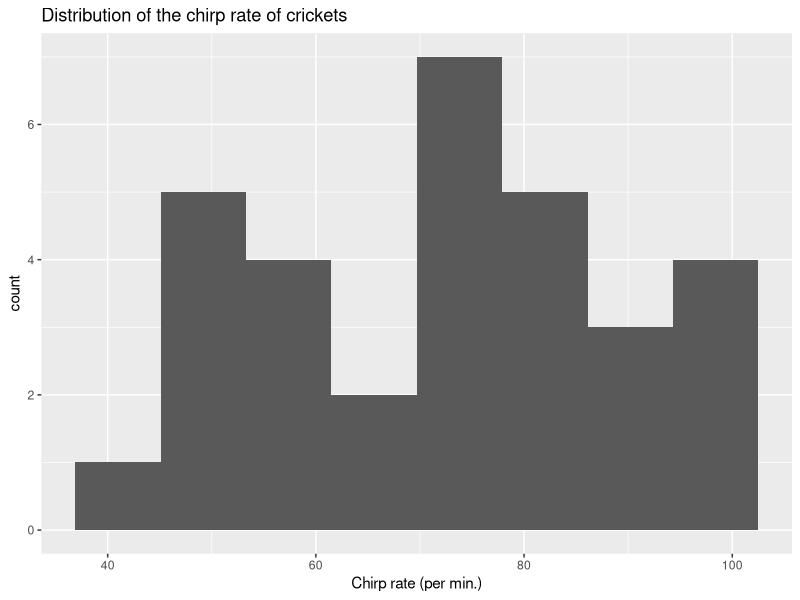
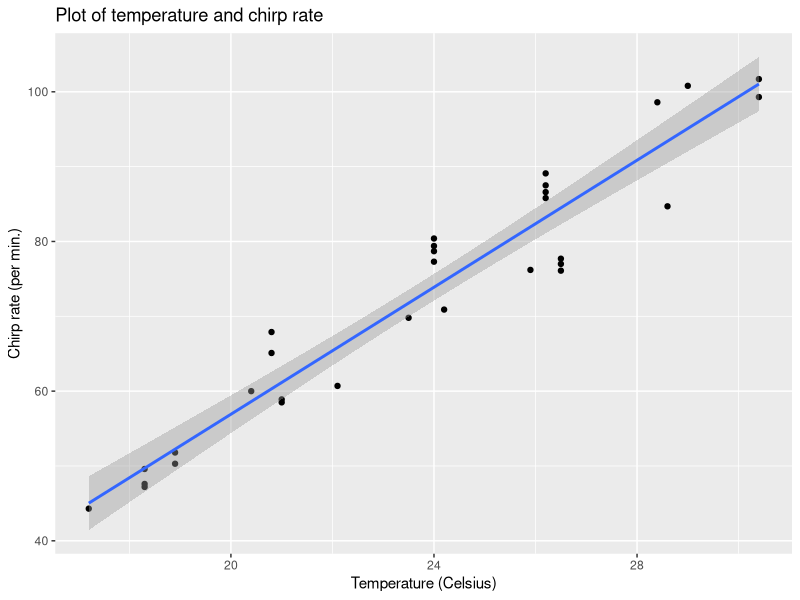
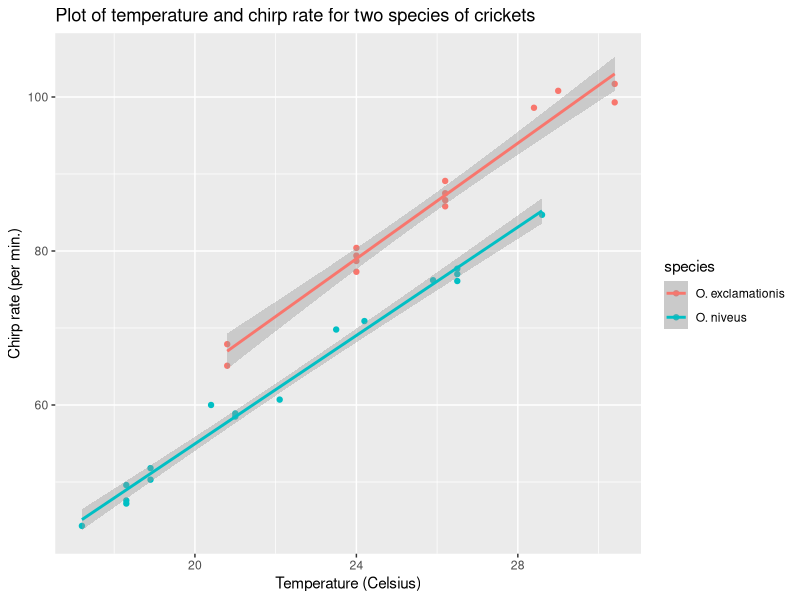
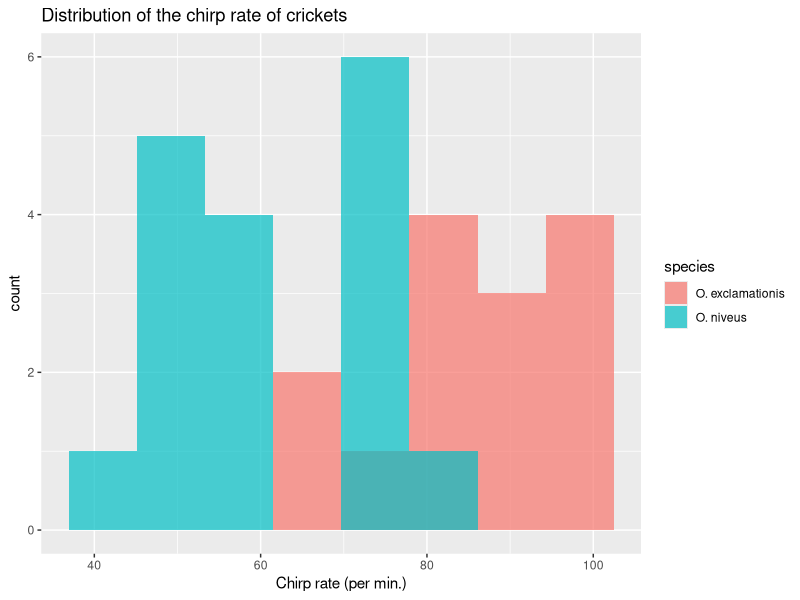
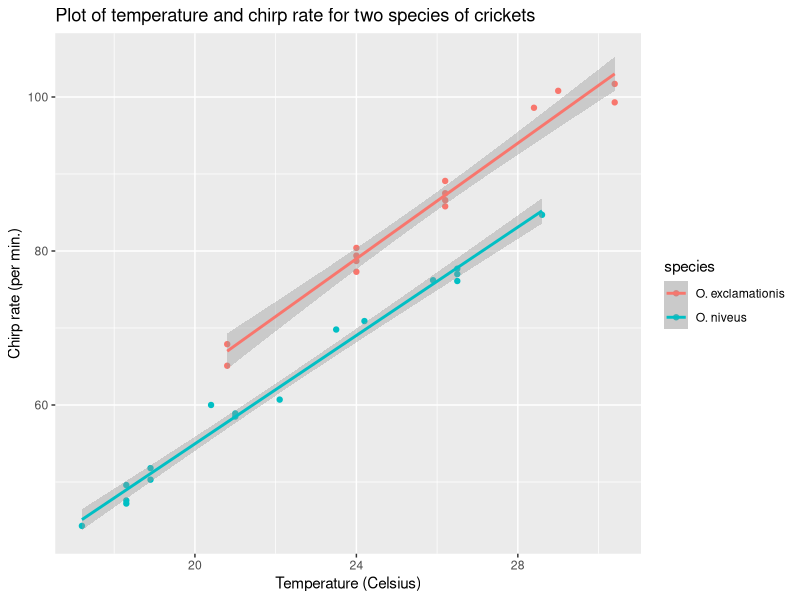
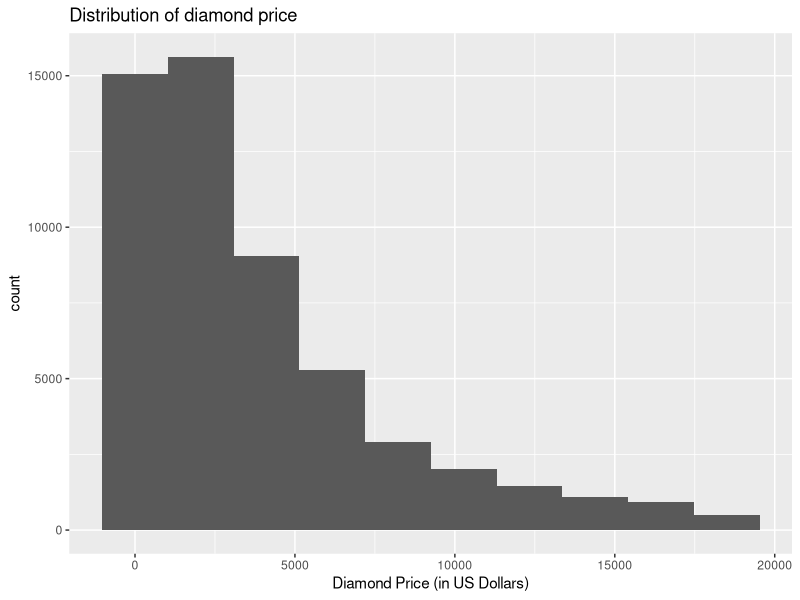
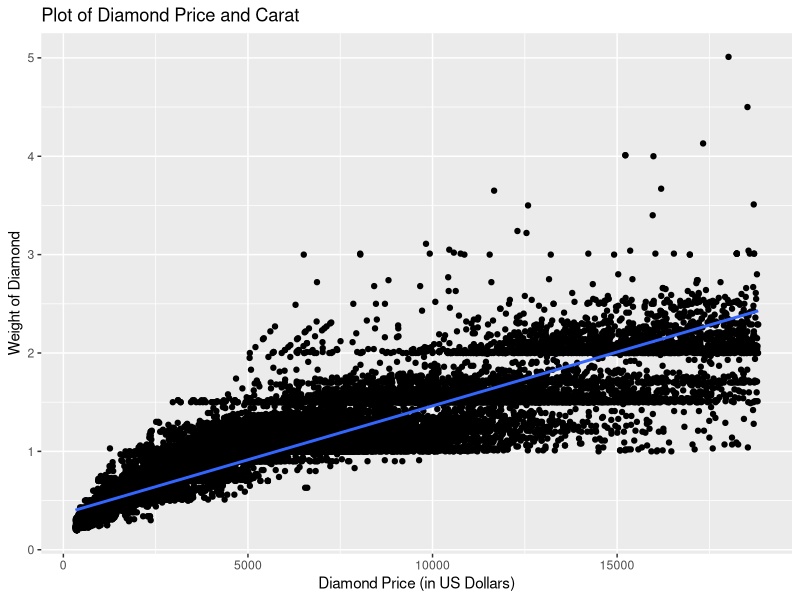

Write R code to recreate these figures, in order.
## ---- chunk 1
knitr::opts_chunk$set(echo = TRUE)
library('tidyverse') ; library('modeldata')
## ---- chunk 2
data(crickets, package = "modeldata")
names(crickets)
## ---- chunk 3
summary(crickets)
ggplot(crickets, aes(x = rate)) +
  geom_histogram(bins = 8) + 
  ggtitle("Distribution of the chirp rate of crickets") +
  xlab ('Chirp rate (per min.)')
## ---- chunk 4
ggplot(crickets, aes(x = temp, y = rate)) +
  geom_point() +
  geom_smooth(method = 'lm') +
  ggtitle("Plot of temperature and chirp rate") + 
  ylab('Chirp rate (per min.)') +
  xlab('Temperature (Celsius)')

temp_lm <- lm(rate ~ temp, crickets)

summary.lm(temp_lm)
## ---- chunk 5
ggplot(crickets, aes(x = temp, y = rate, color = species)) +
  geom_point() + 
  geom_smooth(method = 'lm') +
  ggtitle("Plot of temperature and chirp rate for two species of crickets") +
  ylab('Chirp rate (per min.)') +
  xlab('Temperature (Celsius)')
  
  
species_lm <- lm(rate ~ temp + species, crickets)

summary.lm(species_lm)
## ---- chunk 6
ggplot(crickets, aes(x = rate, fill = species)) +
  geom_histogram(position = 'identity', alpha = 0.7, bins = 8) +
  ggtitle("Distribution of the chirp rate of crickets") +
  xlab('Chirp rate (per min.)')
## ---- chunk 7
ggplot(crickets, aes(x = temp, y = rate, color = species)) +
  geom_point() + 
  geom_smooth(method = 'lm') +
  ggtitle("Plot of temperature and chirp rate for two species of crickets") +
  ylab('Chirp rate (per min.)') +
  xlab('Temperature (Celsius)')
  
species_x_temp_lm <- lm(rate ~ temp + species + temp:species, crickets) 
summary.lm(species_x_temp_lm)

anova(species_lm, species_x_temp_lm)
## ---- chunk 8
data(diamonds, package = "ggplot2")
names(diamonds)
## ---- chunk 9
summary(diamonds)
ggplot(diamonds, aes(x = price)) +
  geom_histogram(bins = 10) + 
  ggtitle("Distribution of diamond price") +
  xlab ('Diamond Price (in US Dollars)')
## ---- chunk 10
ggplot(diamonds, aes(x = price, y = carat)) +
  geom_point() +
  geom_smooth(method = 'lm') +
  ggtitle("Plot of Diamond Price and Carat") + 
  ylab('Weight of Diamond') +
  xlab('Diamond Price (in US Dollars)')

diamond_carat_lm <- lm(carat ~ price, diamonds)

summary.lm(diamond_carat_lm)
